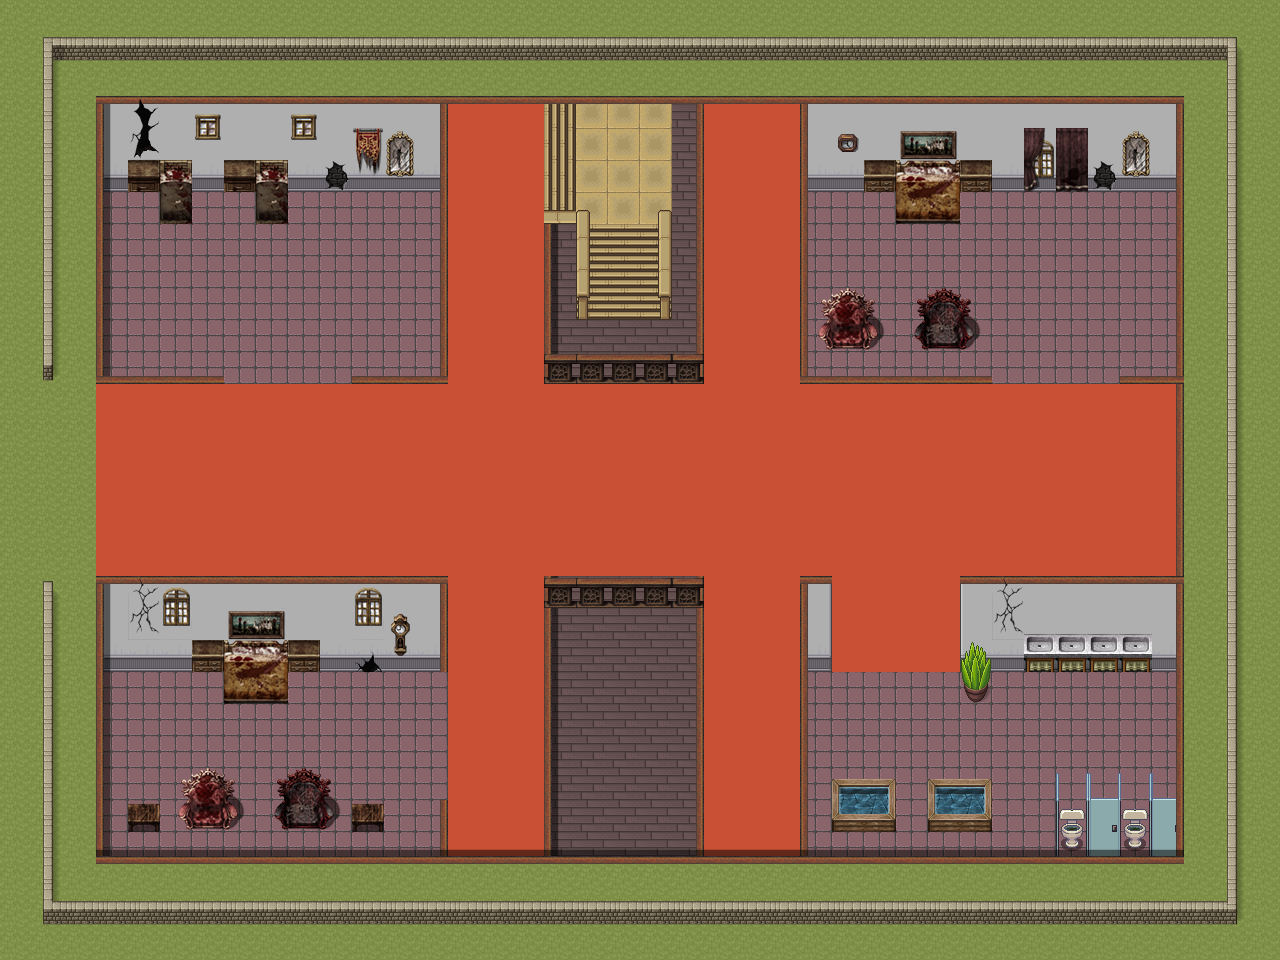

A level layout from a 2D game, rendered from its tile map. Below: a short description, then the map file with tile-grid data replaced by summaries:
An orthogonal 40x30 tile map with 32x32 px tiles, 10 tile layers (Ground, Fence, Tiles, Mat, ...), 5 tilesets and 10 objects (Start, Key5, Key4, Key3, Key2, ...).

<map version="1.10" tiledversion="1.10.2" orientation="orthogonal" renderorder="right-down" width="40" height="30" tilewidth="32" tileheight="32" infinite="0" nextlayerid="18" nextobjectid="12">
 <editorsettings>
  <export target="../../Tiled-cityMap/assets/HotelInn_map.tmj" format="json" />
 </editorsettings>
 <tileset firstgid="1" name="pipoya" tilewidth="32" tileheight="32" tilecount="1064" columns="8">
  <image source="pipoya.png" width="256" height="4256" />
 </tileset>
 <tileset firstgid="1065" name="horrorFurniture" tilewidth="32" tileheight="32" tilecount="256" columns="16">
  <image source="horrorFurniture.png" width="512" height="512" />
 </tileset>
 <tileset firstgid="1321" name="horrorCollection22" tilewidth="32" tileheight="32" tilecount="256" columns="16">
  <image source="horrorCollection22.png" width="512" height="512" />
 </tileset>
 <tileset firstgid="1577" name="pipoyafaded" tilewidth="32" tileheight="32" tilecount="1064" columns="8">
  <image source="pipoyafaded.png" width="256" height="4256" />
 </tileset>
 <tileset firstgid="2641" name="Stairs" tilewidth="32" tileheight="32" tilecount="1024" columns="32">
  <image source="Stairs.png" width="1024" height="1024" />
 </tileset>
 <layer id="1" name="Ground" width="40" height="30">
  <data>[1200 cells, 1200 non-empty, 1 distinct tile ids]</data>
 </layer>
 <layer id="5" name="Fence" width="40" height="30">
  <data>[1200 cells, 122 non-empty, 8 distinct tile ids]</data>
 </layer>
 <layer id="4" name="Tiles" width="40" height="30">
  <data>[1200 cells, 816 non-empty, 3 distinct tile ids]</data>
 </layer>
 <layer id="9" name="Mat" width="40" height="30">
  <data>[1200 cells, 324 non-empty, 1 distinct tile ids]</data>
 </layer>
 <layer id="8" name="Stairs" width="40" height="30">
  <data>[1200 cells, 24 non-empty, 9 distinct tile ids]</data>
 </layer>
 <layer id="15" name="Toilet" width="40" height="30">
  <data>[1200 cells, 12 non-empty, 12 distinct tile ids]</data>
 </layer>
 <layer id="10" name="Wall" width="40" height="30">
  <data>[1200 cells, 126 non-empty, 6 distinct tile ids]</data>
 </layer>
 <layer id="2" name="Wall2" width="40" height="30">
  <data>[1200 cells, 106 non-empty, 2 distinct tile ids]</data>
 </layer>
 <layer id="3" name="Wall1" width="40" height="30">
  <data>[1200 cells, 114 non-empty, 8 distinct tile ids]</data>
 </layer>
 <layer id="11" name="Furniture" width="40" height="30">
  <data>[1200 cells, 96 non-empty, 52 distinct tile ids]</data>
 </layer>
 <objectgroup id="16" name="Object Layer 1">
  <object id="1" name="Start" x="44" y="504">
   <point />
  </object>
 </objectgroup>
 <objectgroup id="17" name="Object Layer 2">
  <object id="3" name="Key5" x="401.333" y="226.667">
   <point />
  </object>
  <object id="4" name="Key4" x="637.333" y="161.333">
   <point />
  </object>
  <object id="5" name="Key3" x="1138.67" y="724">
   <point />
  </object>
  <object id="6" name="Key2" x="910.667" y="257.333">
   <point />
  </object>
  <object id="7" name="Key1" x="149.333" y="732">
   <point />
  </object>
  <object id="8" name="Enemy1" x="146.667" y="318.667">
   <point />
  </object>
  <object id="9" name="Enemy2" x="496" y="328">
   <point />
  </object>
  <object id="10" name="Enemy3" x="1122.67" y="536">
   <point />
  </object>
  <object id="11" name="Enemy4" x="752" y="792">
   <point />
  </object>
 </objectgroup>
</map>
